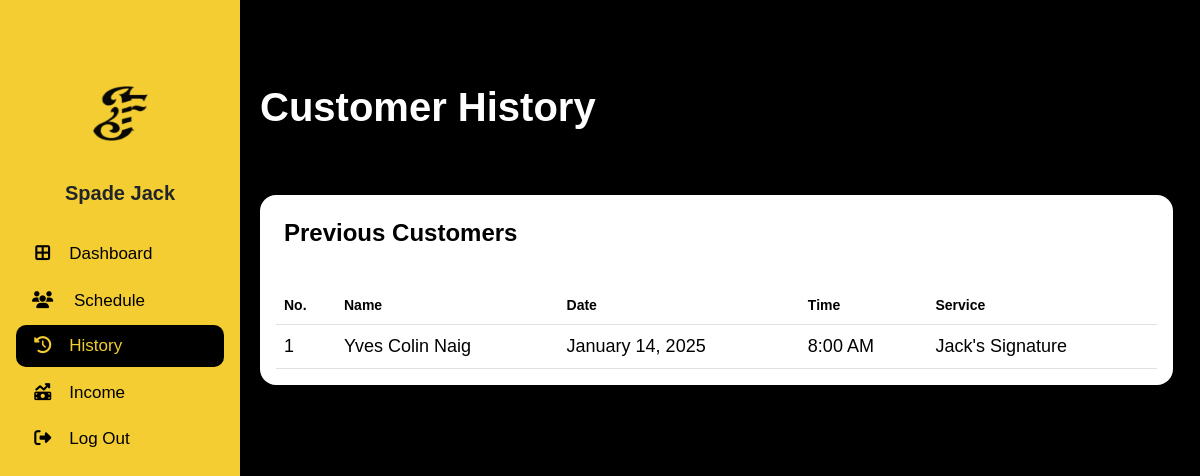
/barber/b_history.php (signed in), run on an earlier commit of the app's database.
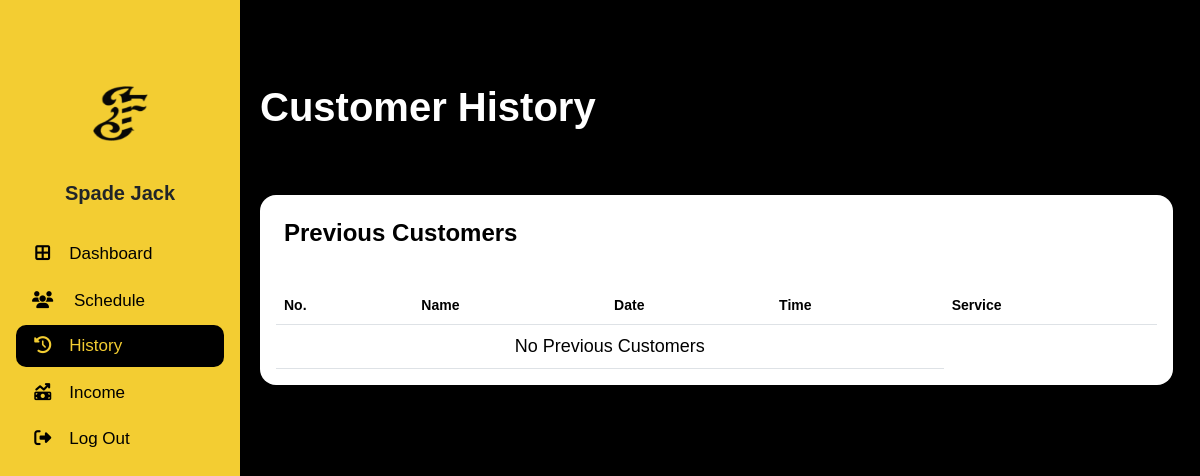
And on a later commit of the database.
### tables this page shows
CREATE TABLE `appointment_tbl` (
  `appointmentID` int(11) NOT NULL,
  `customerID` int(11) DEFAULT NULL,
  `adminID` int(11) DEFAULT NULL,
  `addonID` int(11) DEFAULT NULL,
  `hcID` int(11) DEFAULT NULL,
  `serviceID` int(11) NOT NULL,
  `status` varchar(255) DEFAULT NULL,
  `date` date NOT NULL,
  `timeSlot` varchar(255) NOT NULL,
  `remarks` varchar(255) DEFAULT NULL,
  `reason` varchar(255) DEFAULT NULL
);

CREATE TABLE `service_tbl` (
  `serviceID` int(11) NOT NULL,
  `serviceName` varchar(50) DEFAULT NULL,
  `servicePrice` varchar(50) DEFAULT NULL,
  `serviceDesc` varchar(255) DEFAULT NULL
);

### barber/b_history.php (the view, shortened to what the changed rows need)
<?php
$barberID = $_SESSION["barberID"];
include 'db_connect.php';
?>
<!DOCTYPE html>
<html lang="en">
<head>
    <link href="https://cdn.jsdelivr.net/npm/bootstrap@5.3.2/dist/css/bootstrap.min.css" rel="stylesheet">
    <link rel="stylesheet" type="text/css" href="css/table.css">
    <link rel="stylesheet" href="https://cdnjs.cloudflare.com/ajax/libs/font-awesome/6.5.1/css/all.min.css">
    <link rel="stylesheet" href="css/calendar.css">
</head>
<body>
    <div class="body d-flex py-3 mt-5">
        <div class="container-xxl">
            <div class="position-relative">
                <h1 class="dashboard mb-5 ms-5">Customer History</h1>
            </div>
            <div class="col-md-12 ms-5">
                <div class="card border-0 rounded-4">
                    <div class="card-body">
                        <table id="myDataTable" class="table table-hover align-middle mb-0" style="width: 100%;">
                            <thead>
                                <tr>
                                    <th>No.</th>
                                    <th>Name</th>
                                    <th>Date</th>
                                    <th>Time</th>
                                    <th>Service</th>
                                </tr>
                            </thead>
                            <tbody>
                                <?php
                                $previousQuery = "SELECT
                                    a.appointmentID,
                                    c.customerID,
                                    CONCAT(c.firstName, ' ', c.lastName) AS fullName,
                                    a.date,
                                    a.timeSlot,
                                    s.serviceName
                                FROM
                                    appointment_tbl a
                                LEFT JOIN
                                    customer_tbl c ON a.customerID = c.customerID
                                LEFT JOIN
                                    barb_apps_tbl ba ON a.appointmentID = ba.appointmentID
                                LEFT JOIN
                                    service_tbl s ON a.serviceID = s.serviceID
                                WHERE
                                    a.date
                                    AND a.status = 'Completed'
                                    AND ba.barberID = '$barberID'
                                ORDER BY
                                    a.timeSlot ASC";
                                $previousResult = mysqli_query($conn, $previousQuery);
                                if (mysqli_num_rows($previousResult) > 0) {
                                    $no = 1;
                                    while ($row = mysqli_fetch_assoc($previousResult)) {
                                        $fullName = !empty($row['fullName']) ? $row['fullName'] : 'Walk In';
                                        $timeSlot = $row['timeSlot'];
                                        $serviceName = !empty($row['serviceName']) ? $row['serviceName'] : 'No Service';
                                        $formattedDate = date("F d, Y", strtotime($row['date']));
                                        $isWalkIn = empty($row['customerID']) ? 'true' : 'false';
                                        echo "<tr>
                                                <td>{$no}</td>
                                                <td>
                                                <a href='#' onclick='showAppointmentDetails({$row['appointmentID']}, {$isWalkIn})'
                                                data-bs-toggle='modal' data-bs-target='#appointmentModal'
                                                style='text-decoration: none; color: inherit;'>
                                                    {$fullName}
                                                </a>
                                                </td>
                                                <td>{$formattedDate}</td>
                                                <td>{$timeSlot}</td>
                                                <td>{$serviceName}</td>
                                              </tr>";
                                        $no++;
                                    }
                                } else {
                                    echo "<tr><td colspan='4' class='text-center'>No Previous Customers</td></tr>";
                                }
                                ?>
                            </tbody>
                        </table>
                    </div>
                </div>
            </div>
        </div>
    </div>
</body>
</html>

What changed in the data, as far as the page shows it:
removed appointment_tbl: fullName "Yves Colin Naig", date "January 14, 2025", timeSlot "8:00 AM", serviceID.serviceName "Jack's Signature"
Also different on the page:
text now shown: "No Previous Customers"
